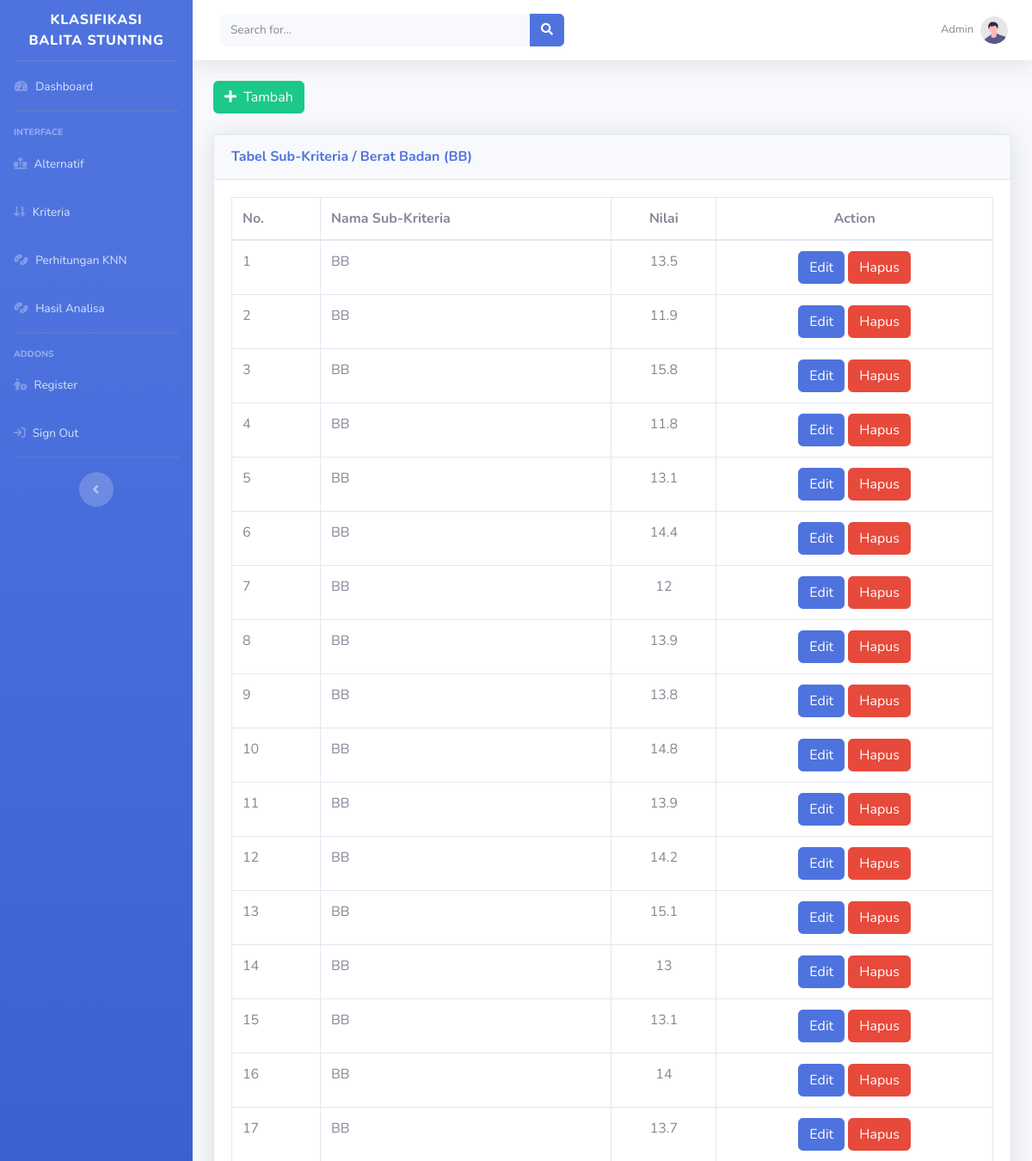
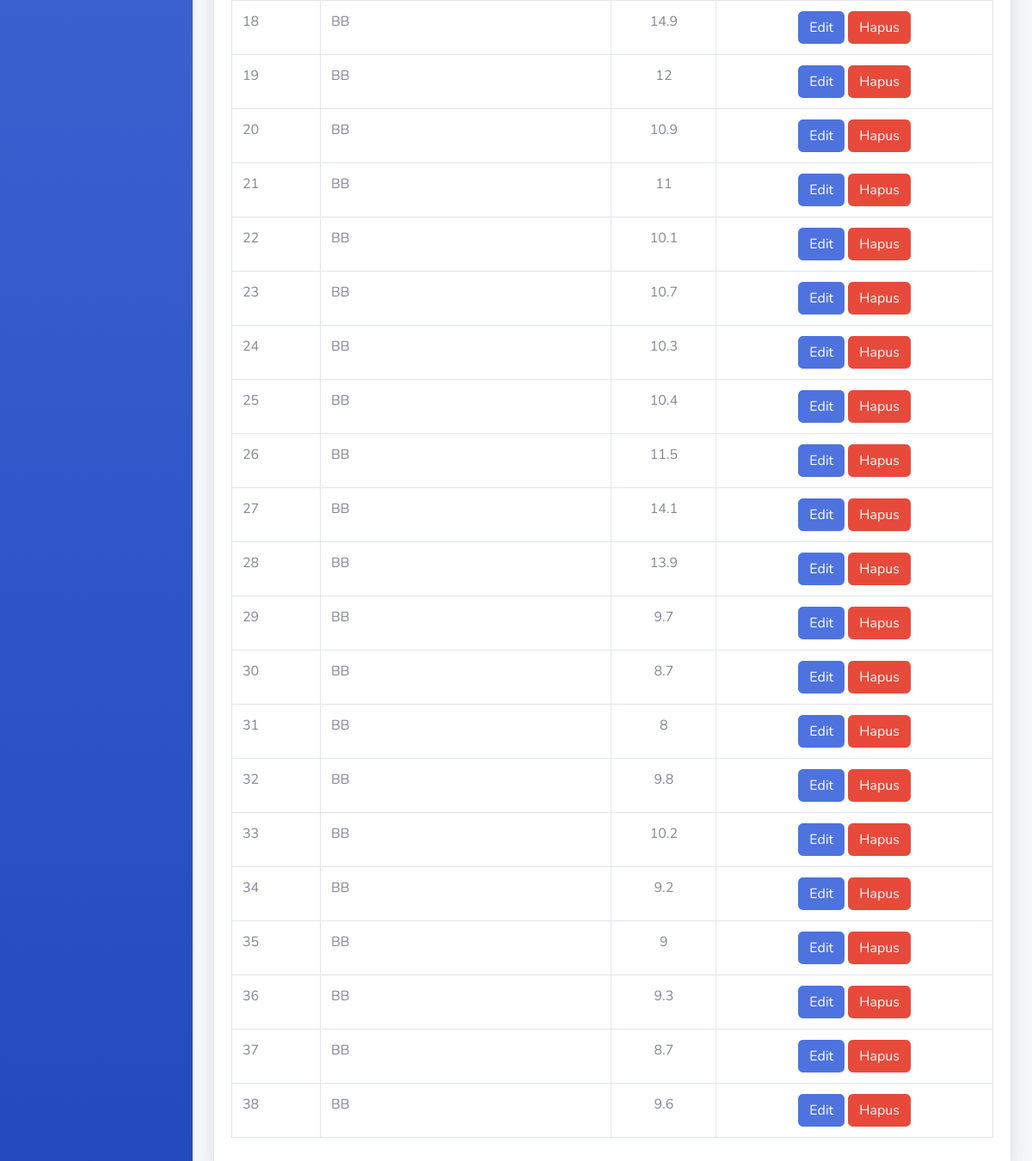
Page /admin/subkriteria.php?id_kriteria=K01 (signed in) on the committed database (2 pictures, top to bottom).
### tables this page shows
CREATE TABLE `tb_kriteria` (
  `id_kriteria` varchar(11) NOT NULL,
  `nama_kriteria` varchar(50) NOT NULL,
  `keterangan_kriteria` varchar(255) NOT NULL
);

CREATE TABLE `tb_subkriteria` (
  `id_subkriteria` varchar(50) NOT NULL,
  `nama_subkriteria` varchar(50) NOT NULL,
  `id_kriteria` varchar(50) NOT NULL,
  `nilai_subkriteria` varchar(50) NOT NULL
);

### admin/subkriteria.php (the view)
<?php
include 'header.php';
?>
<?php
$data = mysqli_query($db, "SELECT * FROM tb_kriteria WHERE id_kriteria='$_GET[id_kriteria]'");
$a = mysqli_fetch_array($data);
?>
<div>
    <a class="btn btn-success" href="subkriteriaaksi.php?aksi=tambah&id_kriteria=<?=$_GET['id_kriteria']?>"><i
            class="fa fa-plus" aria-hidden="true"></i>&nbsp
        Tambah</a>
</div>
<br>
<div class='card shadow mb-2'>
    <div class='card-header py-3'>
        <h6 class='m-0 font-weight-bold text-primary'>Tabel Sub-Kriteria / <a
                href="kriteria.php"><?=$a['nama_kriteria'];?></a></h6>
    </div>
    <div class='card-body'>
        <div class='table-responsive'>
            <table class='table table-bordered' id='dataTable' width='100%' cellspacing='0'>
                <thead>
                    <tr>
                        <th>No.</th>
                        <th>Nama Sub-Kriteria</th>
                        <th class="text-center">Nilai</th>
                        <th class="text-center">Action</th>
                    </tr>
                </thead>
                <tbody>
                    <?php
$data = mysqli_query($db, "SELECT * FROM tb_kriteria a INNER JOIN tb_subkriteria b ON a.id_kriteria = b.id_kriteria WHERE b.id_kriteria = '$_GET[id_kriteria]' ORDER BY b.id_subkriteria ASC");
$no = 1;
while ($a = mysqli_fetch_array($data)) {
    ?>
                    <tr>
                        <td><?=$no++;?></td>
                        <td><?=$a['nama_subkriteria'];?></td>
                        <td class="text-center"><?=$a['nilai_subkriteria'];?></td>
                        <td class="text-center">
                            <a href="subkriteriaaksi.php?id_kriteria=<?=$a['id_kriteria'];?>&id_subkriteria=<?=$a['id_subkriteria'];?>&aksi=ubah"
                                class="btn btn-primary">Edit</a>
                            <a href="subkriteriaproses.php?id_kriteria=<?=$a['id_kriteria'];?>&id_subkriteria=<?=$a['id_subkriteria'];?>&proses=proseshapus"
                                class="btn btn-danger">Hapus</a>
                        </td>
                    </tr>
                    <?php
}
?>
                </tbody>
            </table>
        </div>
    </div>
</div>
</div>
<?php
include 'footer.php';
?>

### rows in the picture
tb_kriteria: nama_kriteria "Berat Badan (BB)"
tb_subkriteria: nama_subkriteria "BB", nilai_subkriteria "13.5"
tb_subkriteria: nama_subkriteria "BB", nilai_subkriteria "11.9"
tb_subkriteria: nama_subkriteria "BB", nilai_subkriteria "15.8"
tb_subkriteria: nama_subkriteria "BB", nilai_subkriteria "11.8"
tb_subkriteria: nama_subkriteria "BB", nilai_subkriteria "13.1"
tb_subkriteria: nama_subkriteria "BB", nilai_subkriteria "14.4"
tb_subkriteria: nama_subkriteria "BB", nilai_subkriteria "12"
tb_subkriteria: nama_subkriteria "BB", nilai_subkriteria "13.9"
tb_subkriteria: nama_subkriteria "BB", nilai_subkriteria "13.8"
tb_subkriteria: nama_subkriteria "BB", nilai_subkriteria "14.8"
tb_subkriteria: nama_subkriteria "BB", nilai_subkriteria "13.9"
tb_subkriteria: nama_subkriteria "BB", nilai_subkriteria "14.2"
tb_subkriteria: nama_subkriteria "BB", nilai_subkriteria "15.1"
tb_subkriteria: nama_subkriteria "BB", nilai_subkriteria "13"
tb_subkriteria: nama_subkriteria "BB", nilai_subkriteria "13.1"
tb_subkriteria: nama_subkriteria "BB", nilai_subkriteria "14"
tb_subkriteria: nama_subkriteria "BB", nilai_subkriteria "13.7"
tb_subkriteria: nama_subkriteria "BB", nilai_subkriteria "14.9"
tb_subkriteria: nama_subkriteria "BB", nilai_subkriteria "12"
tb_subkriteria: nama_subkriteria "BB", nilai_subkriteria "10.9"
tb_subkriteria: nama_subkriteria "BB", nilai_subkriteria "11"
tb_subkriteria: nama_subkriteria "BB", nilai_subkriteria "10.1"
tb_subkriteria: nama_subkriteria "BB", nilai_subkriteria "10.7"
tb_subkriteria: nama_subkriteria "BB", nilai_subkriteria "10.3"
tb_subkriteria: nama_subkriteria "BB", nilai_subkriteria "10.4"
tb_subkriteria: nama_subkriteria "BB", nilai_subkriteria "11.5"
tb_subkriteria: nama_subkriteria "BB", nilai_subkriteria "14.1"
tb_subkriteria: nama_subkriteria "BB", nilai_subkriteria "13.9"
tb_subkriteria: nama_subkriteria "BB", nilai_subkriteria "9.7"
tb_subkriteria: nama_subkriteria "BB", nilai_subkriteria "8.7"
tb_subkriteria: nama_subkriteria "BB", nilai_subkriteria "8"
tb_subkriteria: nama_subkriteria "BB", nilai_subkriteria "9.8"
tb_subkriteria: nama_subkriteria "BB", nilai_subkriteria "10.2"
tb_subkriteria: nama_subkriteria "BB", nilai_subkriteria "9.2"
tb_subkriteria: nama_subkriteria "BB", nilai_subkriteria "9"
tb_subkriteria: nama_subkriteria "BB", nilai_subkriteria "9.3"
tb_subkriteria: nama_subkriteria "BB", nilai_subkriteria "8.7"
tb_subkriteria: nama_subkriteria "BB", nilai_subkriteria "9.6"
